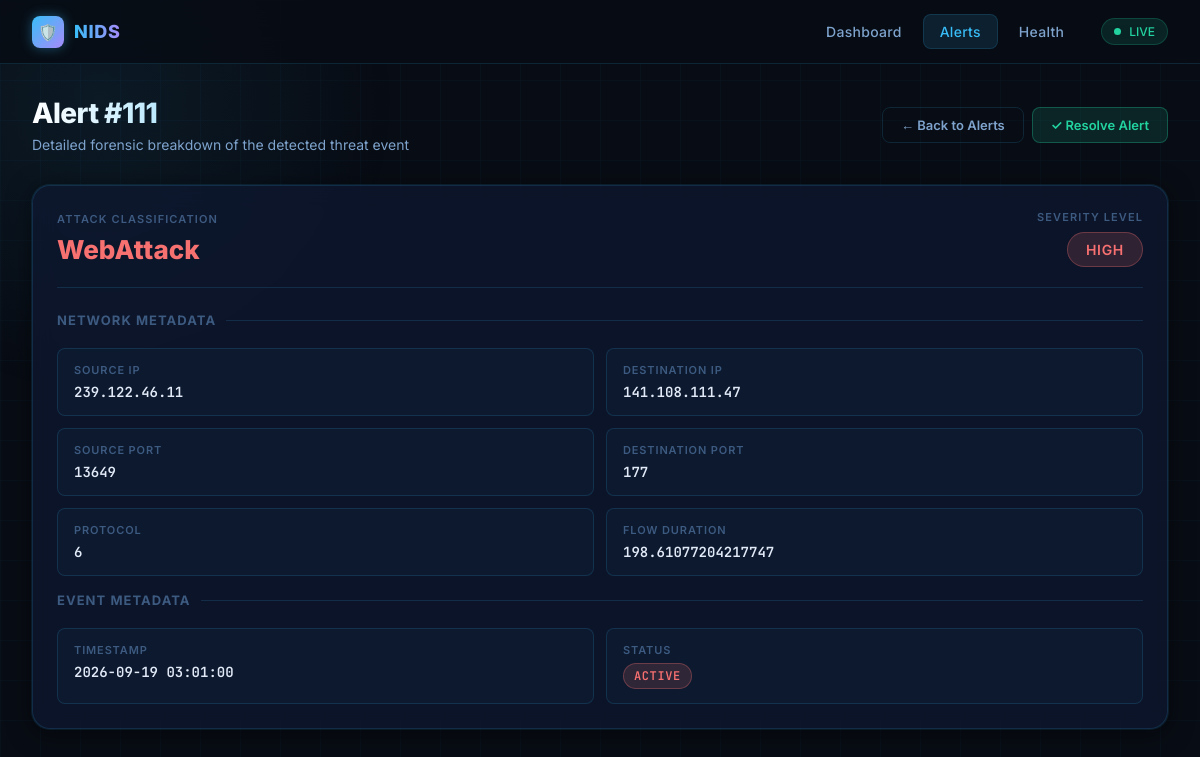
The page /details/111 on the database its author committed.
### tables this page shows
CREATE TABLE alerts(

        id INTEGER PRIMARY KEY AUTOINCREMENT,

        attack_type TEXT,

        prediction INTEGER,

        severity TEXT,

        src_ip TEXT,

        dst_ip TEXT,

        source_port INTEGER,

        destination_port INTEGER,

        protocol INTEGER,

        flow_duration REAL,

        status TEXT DEFAULT 'ACTIVE',

        timestamp DATETIME DEFAULT CURRENT_TIMESTAMP

    );

### routes/pages.py (the view)
@pages_bp.route("/details/<int:id>")
def details(id):
    conn = get_db()
    alert = conn.execute("""

    SELECT * FROM alerts
    WHERE id=?

    """, (id,)).fetchone()
    conn.close()
    return render_template("details.html", alert=alert)

### utils/db.py (called while the page is built)
def get_db():
    conn = sqlite3.connect(DATABASE)
    conn.row_factory = sqlite3.Row
    return conn

### templates/details.html (shortened to what this page needs)
<!DOCTYPE html>
<html lang="en">
<head>
  <link rel="stylesheet" href="/static/nids.css">
</head>
<body>
<nav class="nav">
  <a class="nav-brand" href="/dashboard">
    <div class="nav-brand-icon">🛡️</div>
    <span class="nav-brand-text">NIDS</span>
  </a>
  <a href="/dashboard">Dashboard</a>
  <a href="/alerts" class="active">Alerts</a>
  <a href="/health">Health</a>
  <div class="nav-status">
    <div class="nav-status-dot"></div>
    LIVE
  </div>
</nav>
<div class="page-wrapper">
  {% if alert %}
  <div class="page-header flex items-center justify-between">
    <div>
      <h1>Alert #{{ alert.id }}</h1>
      <p>Detailed forensic breakdown of the detected threat event</p>
    </div>
    <div class="flex gap-2">
      <a href="/alerts" class="btn btn-ghost">← Back to Alerts</a>
      {% if alert.status != 'RESOLVED' %}
      <button class="btn btn-resolve" id="resolve-btn" onclick="resolveAlert()">✓ Resolve Alert</button>
      {% else %}
      <span class="btn btn-ghost" style="cursor:default; opacity:0.5;">✓ Resolved</span>
      {% endif %}
    </div>
  </div>
  <div class="card mb-6">
    <div class="flex items-center justify-between mb-6" style="padding-bottom:20px; border-bottom:1px solid var(--border);">
      <div>
        <div class="card-label">Attack Classification</div>
        <div style="font-size:26px; font-weight:800; color:var(--red); margin-top:4px;">{{ alert.attack_type }}</div>
      </div>
      <div class="text-right">
        <div class="card-label">Severity Level</div>
        <div style="margin-top:6px;">
          <span class="badge {{ alert.severity }}" style="font-size:14px; padding:8px 18px;">
            {{ alert.severity }}
          </span>
        </div>
      </div>
    </div>
    <div class="section-title">Network Metadata</div>
    <div class="detail-grid">
      <div class="detail-item">
        <div class="detail-item-label">Source IP</div>
        <div class="detail-item-value">{{ alert.src_ip }}</div>
      </div>
      <div class="detail-item">
        <div class="detail-item-label">Destination IP</div>
        <div class="detail-item-value">{{ alert.dst_ip }}</div>
      </div>
      <div class="detail-item">
        <div class="detail-item-label">Source Port</div>
        <div class="detail-item-value">{{ alert.source_port }}</div>
      </div>
      <div class="detail-item">
        <div class="detail-item-label">Destination Port</div>
        <div class="detail-item-value">{{ alert.destination_port }}</div>
      </div>
      <div class="detail-item">
        <div class="detail-item-label">Protocol</div>
        <div class="detail-item-value">{{ alert.protocol }}</div>
      </div>
      <div class="detail-item">
        <div class="detail-item-label">Flow Duration</div>
        <div class="detail-item-value">{{ alert.flow_duration }}</div>
      </div>
    </div>
    <div class="section-title mt-4">Event Metadata</div>
    <div class="detail-grid">
      <div class="detail-item">
        <div class="detail-item-label">Timestamp</div>
        <div class="detail-item-value">{{ alert.timestamp }}</div>
      </div>
      <div class="detail-item">
        <div class="detail-item-label">Status</div>
        <div class="detail-item-value">
          <span class="badge {% if alert.status == 'RESOLVED' %}badge-resolved{% else %}badge-active{% endif %}">
            {{ alert.status }}
          </span>
        </div>
      </div>
    </div>
  </div>
  {% endif %}
</div>
</body>
</html>

### rows shown on the page
alerts: id "111", attack_type "WebAttack", severity "HIGH", src_ip "239.122.46.11", dst_ip "141.108.111.47", source_port "13649", destination_port "177", protocol "6", flow_duration "198.61077204217747", timestamp "2026-09-19 03:01:00", status "ACTIVE"
